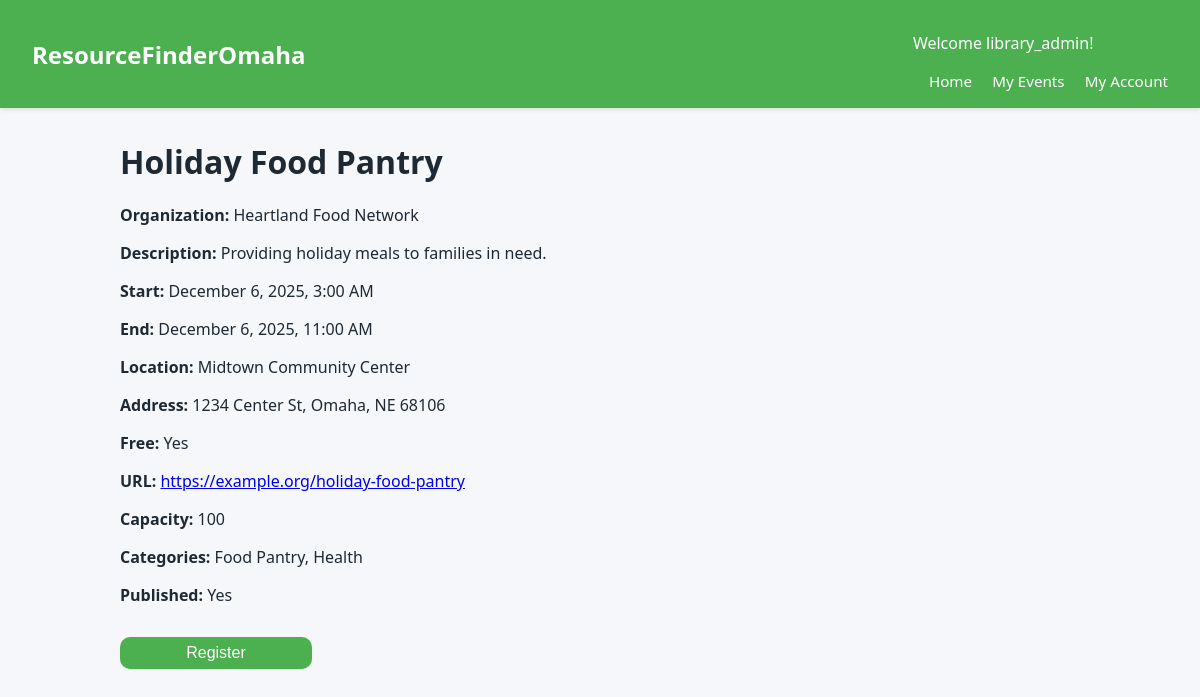
Screenshot of /eventdetail/2/ (signed in) with the database file from the repository.
### events/models.py (models this page shows, shortened)
class TimeStamped(models.Model):
    created_at = models.DateTimeField(auto_now_add=True)
    updated_at = models.DateTimeField(auto_now=True)
    class Meta:
        abstract = True

class Event(TimeStamped):
    org = models.ForeignKey(Organization, on_delete=models.CASCADE, related_name="events")
    title = models.CharField(max_length=200)
    description = models.TextField(blank=True)
    start_at = models.DateTimeField()
    end_at = models.DateTimeField(null=True, blank=True)
    location = models.ForeignKey(Location, on_delete=models.PROTECT, related_name="events")
    is_free = models.BooleanField(default=True)
    url = models.URLField(blank=True)
    capacity = models.PositiveIntegerField(null=True, blank=True)
    categories = models.ManyToManyField(Category, related_name="events", blank=True)
    is_published = models.BooleanField(default=True)
    class Meta:
        indexes = [
            models.Index(fields=["start_at"]),
            models.Index(fields=["is_published"]),
        ]
        ordering = ["start_at"]

class Organization(TimeStamped):
    org = models.OneToOneField(User, on_delete=models.CASCADE) # link extra info to user
    name = models.CharField(max_length=150, unique=True)
    description = models.TextField(blank=True)
    website = models.URLField(blank=True)
    email = models.EmailField(blank=True)
    phone = models.CharField(max_length=30, blank=True)
    is_verified = models.BooleanField(default=False)

class Location(TimeStamped):
    name = models.CharField(max_length=120, blank=True)
    address1 = models.CharField(max_length=200, blank=True)
    address2 = models.CharField(max_length=200, blank=True)
    city = models.CharField(max_length=80, default="Omaha")
    state = models.CharField(max_length=2, default="NE")
    postal_code = models.CharField(max_length=15, blank=True)
    latitude = models.FloatField(null=True, blank=True)
    longitude = models.FloatField(null=True, blank=True)

class Category(models.Model):
    name = models.CharField(max_length=80, unique=True)
    slug = models.SlugField(max_length=100, unique=True)
    class Meta: #sorts alphabetically
        ordering = ["name"]

### events/views.py (the view, shortened to what this page needs)
# urls.py: path('eventdetail/<int:event_id>/', event_views.eventDetail, name='eventDetail'),
def eventDetail(request, event_id):
    event = Event.objects.get(pk=event_id)
    already_registered = False
    already_registered = Registration.objects.filter(
            user=request.user,
            event=event).exists()
    if already_registered:
                messages.info(request, 'You are already registered for this event')
    context = {
        "event" : event,
        "already_registered" : already_registered
    }
    return render(request, "event_detail.html", context)

### events/templates/event_detail.html (shortened to what this page needs)
{% extends "base.html" %}
{% block content %}
<h1>{{ event.title }}</h1>
<p><strong>Organization:</strong> {{ event.org.name }}</p>
<p><strong>Description:</strong> {{ event.description }}</p>
<p><strong>Start:</strong> {{ event.start_at|date:"F j, Y, g:i A" }}</p>
<p><strong>End:</strong> {% if event.end_at %}{{ event.end_at|date:"F j, Y, g:i A" }}{% else %}N/A{% endif %}</p>
<p><strong>Location:</strong> {{ event.location.name }}</p>
<p><strong>Address:</strong> {{ event.location.address1 }}{% if event.location.address2 %}, {{ event.location.address2 }}{% endif %}, {{ event.location.city }}, {{ event.location.state }} {{ event.location.postal_code }}</p>
<p><strong>Free:</strong> {% if event.is_free %}Yes{% else %}No{% endif %}</p>
<p><strong>URL:</strong> {% if event.url %}<a href="{{ event.url }}">{{ event.url }}</a>{% else %}N/A{% endif %}</p>
<p><strong>Capacity:</strong> {% if event.capacity %}{{ event.capacity }}{% else %}Unlimited{% endif %}</p>
<p><strong>Categories:</strong>
    {% if event.categories.all %}
        {% for cat in event.categories.all %}
            {{ cat.name }}{% if not forloop.last %}, {% endif %}
        {% endfor %}
    {% else %}
        None
    {% endif %}
</p>
<p><strong>Published:</strong> {% if event.is_published %}Yes{% else %}No{% endif %}</p>
<form method="POST">
    {% if user.is_authenticated %}
    {% if already_registered %}
         <button type="submit" class="register-button" disabled>Register</button>
    {% else %}
        <button type="submit" name="action" value="register" class="register-button">Register</button>
   {% endif %}
   {% endif %}
</form>
{% endblock %}

### events/templates/base.html (shortened to what this page needs)
<!doctype html>
<html lang="en">
<head>
</head>
<body>
  <header>
    <div class="logo">ResourceFinderOmaha</div>
    <nav>
      <p class="hello-name">Welcome {{ user.username }}!</p>
      <a href="{% url 'home' %}">Home</a>
      <a href="{% url 'myevents' %}">My Events</a>
      <a href="#">My Account</a>
    </nav>
  </header>
  <main>
    {% block content %}{% endblock %}
  </main>
</body>
</html>

### events/templates/base.html (style rules this page uses)
body { margin: 0; font-family: system-ui, -apple-system, BlinkMacSystemFont, "Segoe UI", sans-serif; background: #f5f7fa; color: #1f2933; }
header { background: #4CAF50; color: white; padding: 1rem 2rem; box-shadow: 0 2px 4px rgba(0,0,0,0.1); display: flex; align-items: center; justify-content: space-between; }
header .logo { font-size: 1.5rem; font-weight: 700; }
header nav a { color: white; text-decoration: none; margin-left: 1rem; font-size: 0.95rem; }
main { max-width: 960px; margin: 2rem auto; padding: 0 1rem 3rem; }
.register-button { padding: 7px; border-radius: 10px; margin-top: 15px; margin-bottom: 15px; border: none; color: white; cursor: pointer; background-color: #4CAF50; width: 20%; font-size: 16px; text-decoration: none; text-align: center; }

### rows the page displays
Event: title "Holiday Food Pantry", org.name "Heartland Food Network", description "Providing holiday meals to families in need.", start_at "December 6, 2025, 3:00 AM", end_at "December 6, 2025, 11:00 AM", location.name "Midtown Community Center", location.address1 "1234 Center St", location.city "Omaha", location.state "NE", location.postal_code "68106", url "https://example.org/holiday-food-pantry", capacity "100"
Category: name "Food Pantry"
Category: name "Health"

### other values shown
{{ user.username }} "library_admin"
